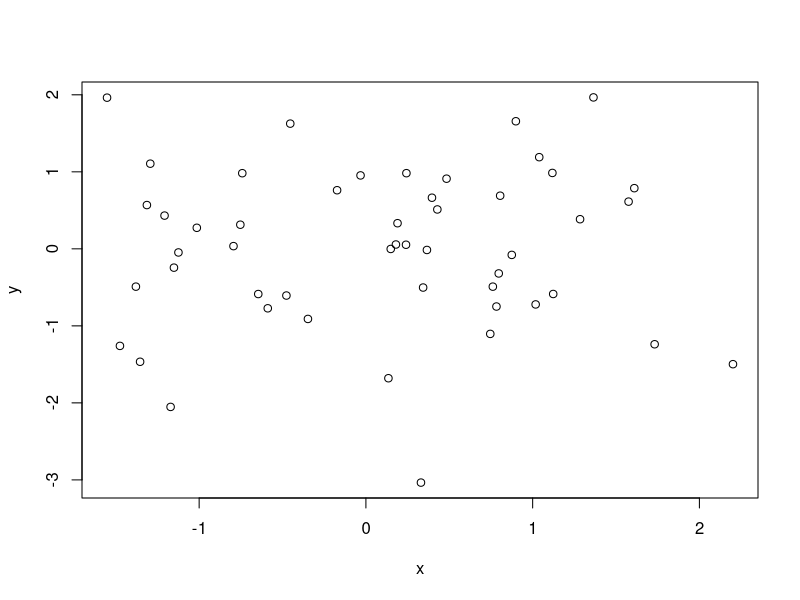
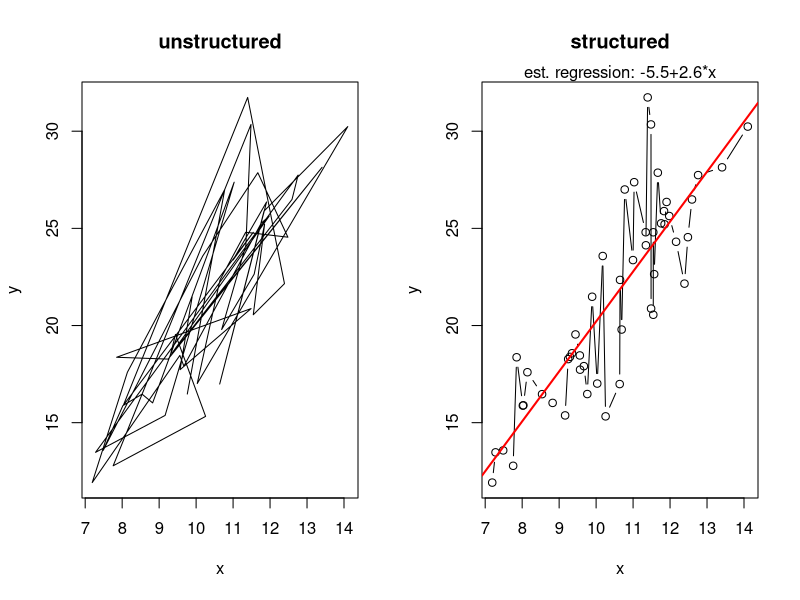
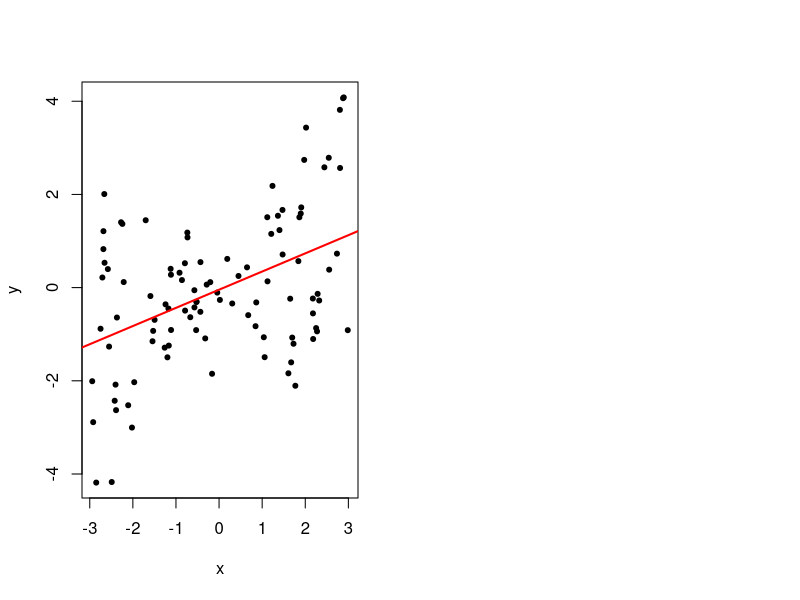
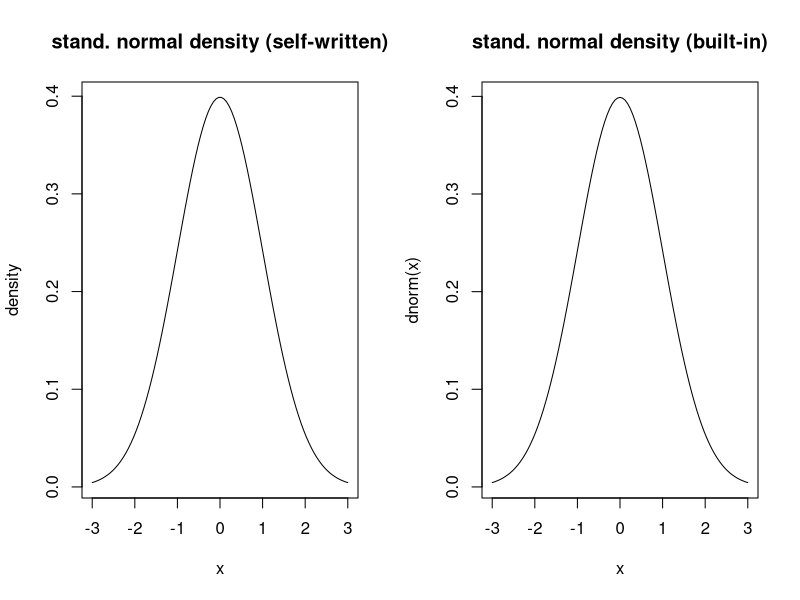
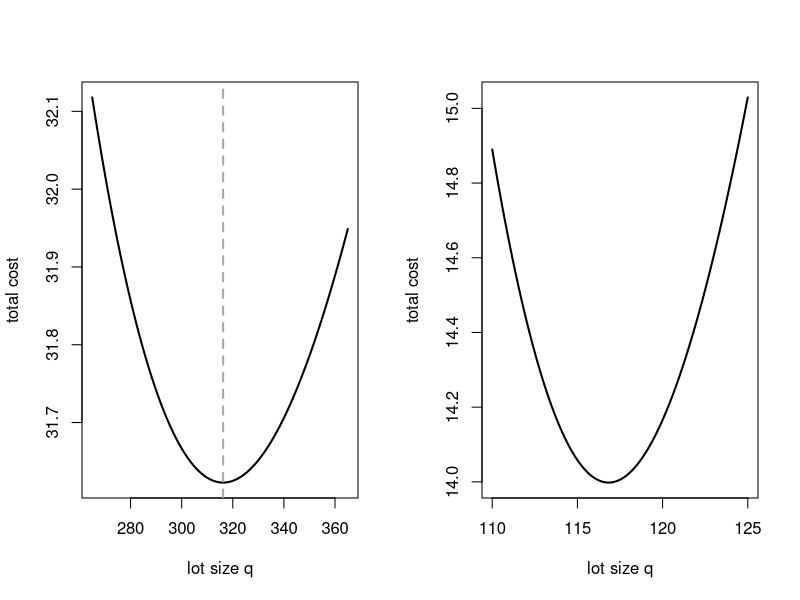
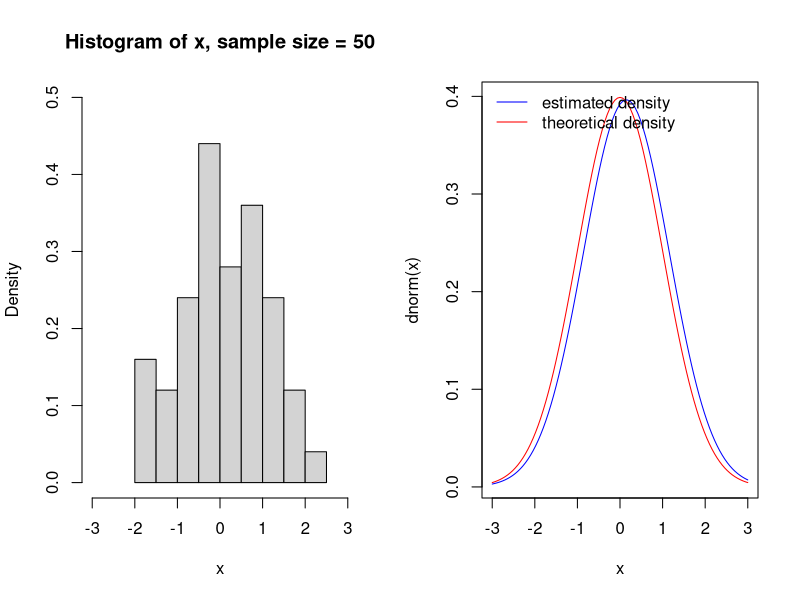
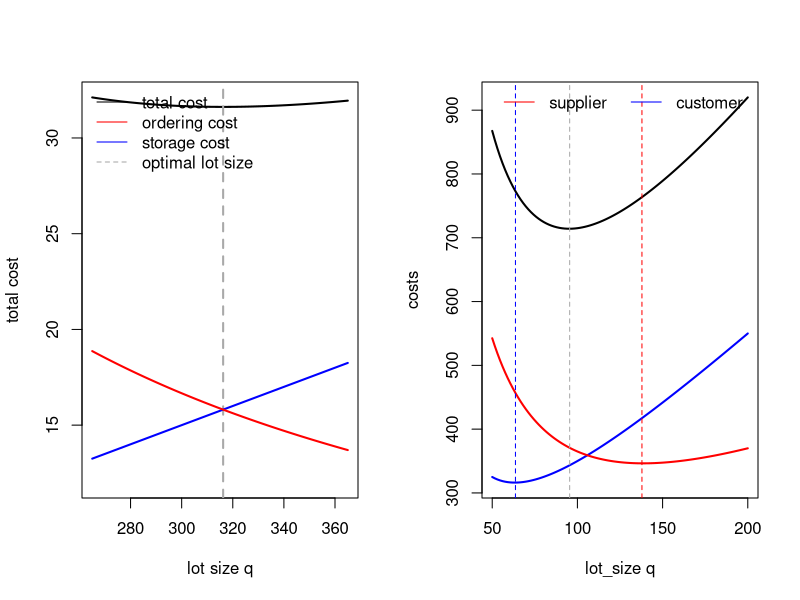

Write R code to recreate these figures, in order.
## ---- chunk 1
knitr::opts_chunk$set(echo = TRUE)
## ---- chunk 2
n <- 50 #number of points to plot
x <- rnorm(n)#random density distribution function for normal distribution
y <- rnorm(n) #independent y coordinates
plot(x,y, xlab = "x", ylab="y")# xlab and ylab define axis labels
## ---- chunk 3
n <- 50 #number of points to plot
x <- rnorm(n,10,2)# mean=10 std=2 
y <- 2*x + rnorm(n,0,sqrt(x)) #linearly dependent y coordinates with heteroscedastic errors

?par
par(mfrow =c(1,2))#set up a device with 2 plots

?plot
#"p" for points,"l" for lines, "b" for both,

plot(x,y, xlab ="x",ylab = "y", type = "l", main ="unstructured" ) # one can also plot lines and a title
#order arranges indexes according to there values ascending or descending order.
#x[order(x)]
plot(x[order(x)],y[order(x)],xlab = "x",ylab = "y",type = "b", main = "structured")# as well as points and lines
?lm#fitting linear regression models
lin.reg <-lm(y~x)
abline(lin.reg,col="red",lwd=2)# and plot the regression line
mtext(text = paste("est. regression: ", round(lin.reg$coefficients[1],1), "+", round(lin.reg$coefficients[2],1), "*x", sep = ""), side = 3) # and add the formula as text
## ---- chunk 4
n<- 100 #number of points to plot
x <- runif(n,min = -3, max=3) #100 x coordinates
y <- sin(3*x^2 -4)*x + 0.5* x + rnorm(n,mean = 0,sd=sqrt(.5))
?plot
#pch is plot character 0 to 20 is black color,
#pch 24 is triangle
plot(x[order(x)], y[order(x)], xlab = "x", ylab = "y", pch=20)
lin.reg <- lm(y~x) #fit a linear regression model
abline(lin.reg,col="red",lwd=2)# ... and plot the regression line
## ---- chunk 5
man.norm <- function(x,mu=0,sigma=1)1/sqrt(2 * pi * sigma^2) * exp(-(x-mu)^2/2/sigma^2)     # density function normal distribution, self-written, default to standard normal
n <- 100
x <- seq(-3,3, length.out = n)# set plotting range (-3,3) and sample n equally spaced points
y <- man.norm(x) #calculate density at x-values
par(mfrow=c(1,2)) #set up a device with 2 plots
plot(x,y, xlab = "x", ylab = "density", type ="l", main = "stand. normal density (self-written)")  
curve(dnorm, from = -3, to= 3, main="stand. normal density (built-in)")
## ---- chunk 6
#cost function
cost_eoq_fun <- function(q, d, co, cl) {
  # returns total cost per period
  # d...demand
  # q...lot size
  # co...ordering cost
  # cl...stock holding cost
  ((1/2)*cl*q)+((d/q)*co)
}

#economic ordering quantity function
eoq_fun <- function(co, d, cl) {
  # return optimal lot size
  # d...demand
  # co...ordering cost
  # cl...stock holding cost
  sqrt((2*co*d)/cl)
}



## ---- chunk 7
q.vec<- seq(265, 365, length.out = 100) #quantity vector setting plotting range for x axis
y.vec <- cost_eoq_fun(q=q.vec,d=100, cl=.1,co= 50)#the  EOQ function


#abline adds 1 or more straight lines on the current plot
?plot.new()

#line type (lty) can be specified using either text (“blank”, “solid”, “dashed”, “dotted”, “dotdash”, “longdash”, “twodash”) or number (0, 1, 2, 3, 4, 5, 6). Note that lty = “solid” is identical to lty=1.

#lwd is line width 
plot(q.vec, y.vec, xlab = "lot size q", ylab = "total cost", type = "l",lwd=2)+ abline(v= eoq_fun(d=100, cl=.1, co=50), col="darkgrey",lwd=2,lty=2)



## ---- chunk 8
newsven_obj_fun <- function(x, cu,co,mu,sigma){
  q.prime <- (x-mu)/sigma
         (cu + co) * sigma * (dnorm(q.prime) + q.prime * pnorm(q.prime)) - cu * sigma * q.prime

}
q.vec <- seq(110, 125, length.out = 100) # x axis
cost.vec <- newsven_obj_fun(x=q.vec, mu = 100, cu=2, co= 0.5, sigma = 20) #yaxis

plot(q.vec, cost.vec, xlab ="lot size q", ylab = "total cost", type = "l", lwd = 2)

## ---- chunk 9
#plot a normal distribution
n <- 50 #sample size
x <- rnorm(n) #sample from standard normal distribution
est.mu<- mean(x) #estimate mean
est.sd <- sd(x)  #estimate standard deviation

#plot histogram with density (default plots frequencies), specify plot range explicitely
hist(x, freq = FALSE,ylim = c(0,0.5),xlim = c(-3,3),main= paste("Histogram of x, sample size =", n) )


#add theoretical density
#add=TRUE means add to already existing plot
curve(dnorm,from = -3, to = 3, col="red")

#add estimated density
{curve(1/sqrt(2 * pi * est.sd^2) * exp(-(x - est.mu)^2/2/est.sd^2), from = -3, to = 3, col = "blue", add = TRUE) 
legend("topleft" , bty="n", col=c("blue","red"), lwd =c(1,1), legend = c("estimated density", "theoretical density"))}
#topleft is position of the legend
## ---- chunk 10
q.vec <- seq(265, 365, length.out = 100)
y.vec <- cost_eoq_fun(q = q.vec , d = 100, cl = .1, co = 50)
{plot(q.vec, y.vec, xlab ="lot size q", ylab = "total cost", type = "l", lwd =2, ylim=c(12,max(y.vec)))+abline(v = eoq_fun(d = 100, cl = .1, co = 50), col="darkgrey", lwd=2, lty=2)+lines(x=q.vec, y=(1/2)*.1*q.vec, lwd=2, col="blue")+lines(x=q.vec, y=(100/q.vec)*50, lwd=2, col="red")
legend("topleft", lty = c(1,1,1,2), col = c("black","red","blue","darkgrey"), legend = c("total cost", "ordering cost", "storage cost", "optimal lot size"), bty="n" )}
## ---- chunk 11
jel_func <- function(q, c.supp.set, c.supp.sh, c.cust.set, c.cust.sh, lambda, mu){
  #costs in joint exonomic lot sizing model
  if(lambda > mu) stop("infeasible(lambda > mu)")#check feasibility
  c.cust <- lambda/q * c.cust.set + c.cust.sh * q/2
  c.supp <-  lambda/q * c.supp.set  + c.supp.sh * q/2 * lambda/mu
  c.sc <- c.supp + c.cust
  return(data.frame(cost.customer = c.cust, cost.supplier = c.supp, cost.sc = c.sc))
}

q.vec <- seq(50,200, length.out = 100)#x_axis
is.vector(q.vec)# this is a vector thats is columnwise also its an independent variable
y.df <- jel_func(q = q.vec, c.supp.set = 240, c.supp.sh = 4, c.cust.set = 100, c.cust.sh = 5, lambda = 100, mu = 160)

{plot(x=q.vec, y.df$cost.sc, xlab = "lot_size q",ylab = "costs",type = "l",lwd=2,ylim = range(y.df))+
  lines(x = q.vec, y = y.df$cost.customer, lwd = 2, col = "blue")+
  lines(x = q.vec, y = y.df$cost.supplier, lwd = 2, col = "red")+
  abline(v=q.vec[which.min(y.df$cost.customer)],col="blue",lwd=1, lty=2)+
  abline(v = q.vec[which.min(y.df$cost.supplier)], col = "red", lwd = 1, lty = 2)+
  abline(v = q.vec[which.min(y.df$cost.sc)], col = "darkgrey", lwd = 1, lty = 2)
  
legend("top", lty = c(1,1,1,2), col = c("black","red","blue","darkgrey"), legend = c("SC", "supplier", "customer", "opt. q"),bty = "n",horiz = T)}

## ---- chunk 12
#plot a normal distribution with annotation
n<- 1000 #set number
